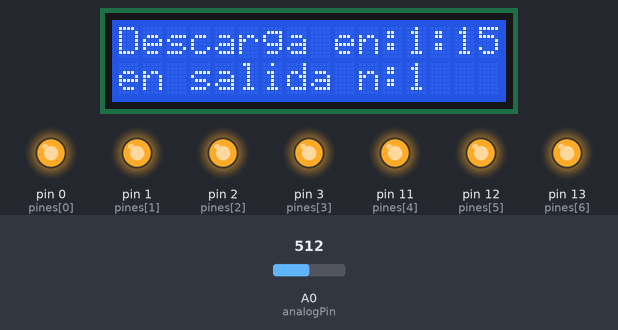
A sketch run on a simulated Arduino Uno, built with avr-gcc and run on an emulated ATmega328P. On the bench: 16×2 character LCD, output pins drawn as LEDs (lit = HIGH). The test bench sets the inputs (shaded band); at power-on: A0 (analogPin) = 512.

Above: at 1.2 s.
1.3 s: A0 (analogPin) set to 55
2.8 s: A0 (analogPin) set to 46
At 5.1 s:
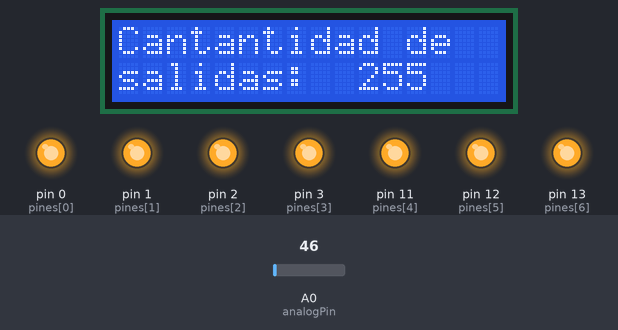
5.9 s: A0 (analogPin) set to 565
At 7.5 s:
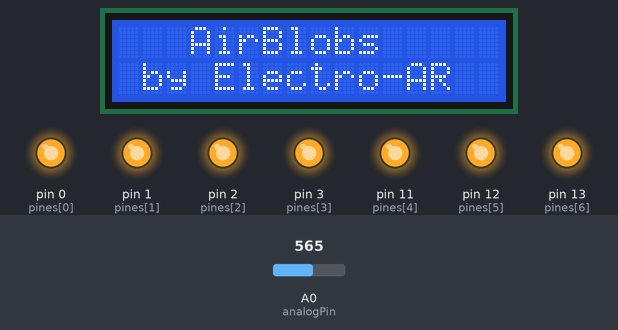
8.2 s: A0 (analogPin) set to 20
At 11.1 s:
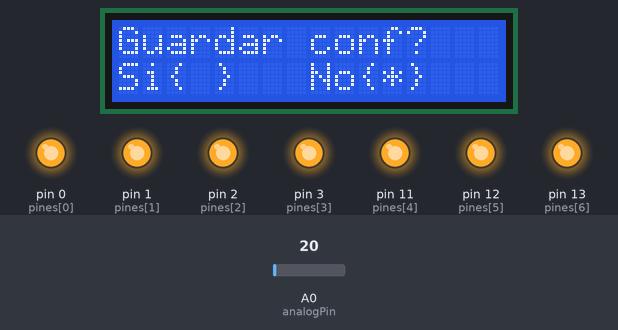
11.3 s: A0 (analogPin) set to 110
At 12.3 s:
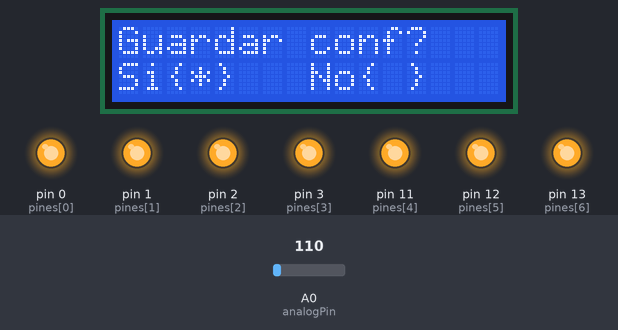
13.0 s: A0 (analogPin) set to 188
14.5 s: A0 (analogPin) set to 204
At 14.9 s:
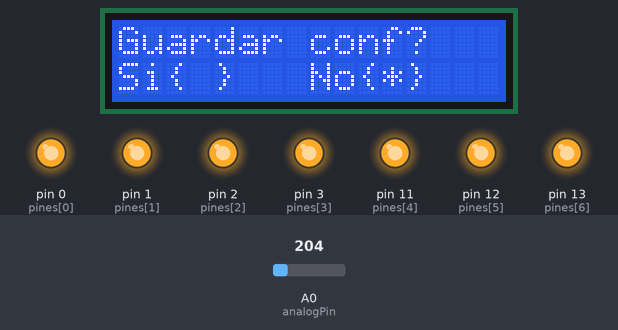
Timing chart, 0 to 17.0 s (numbered marks = the images above; inputs shaded):
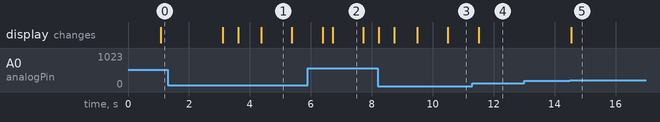

Measured:
- the behaviour switches between 50 and 49 on A0 (analogPin) (found by bisection; images 0 and 1)
- the behaviour switches between 194 and 195 on A0 (analogPin) (found by bisection; images 4 and 5)
- after the input at 1.3 s, every drawn part: stays the same
- after the input at 2.8 s, the display: first changes after 0.31 s (image 1 shows a later state)
- after the input at 5.9 s, the display: first changes after 0.49 s (image 2 shows a later state)
- after the input at 8.2 s, the display: first changes at once (image 3 shows a later state)
- after the input at 11.3 s, the display: changes after 0.21 s (image 4)
- after the input at 13.0 s, every drawn part: stays the same
- after the input at 14.5 s, the display: changes after 0.05 s (image 5)

The sketch:

AirBits.ino
```cpp
#include <LiquidCrystal.h>
#include <EEPROM.h>
#include "header.h"
#include <avr/wdt.h>

LiquidCrystal lcd(8, 9, 4, 5, 6, 7); //LCD pins


config_u configuraciones;
states_u estado = hello;
uint16_t contador;
uint8_t salidas = MIN_OUTPUTS;

void setup() {
  wdt_disable();

  for (int i = 0 ; i <= MAX_OUTPUTS; i++) {
    pinMode(pines [i], OUTPUT);
  }

  for (int i = 0 ; i <= MAX_OUTPUTS; i++) {
    digitalWrite(pines [i], !DRIVEN_STATE);
  }

  lcd.begin(16, 2); //LCD init
  lcd.createChar(0, c1);
  lcd.createChar(1, c2);
  lcd.createChar(2, c3);
  lcd.createChar(3, c4);
  lcd.createChar(4, c5);
  readConfigs(&configuraciones);
  //serialPrintConfigs();        //comentamos esta funcion porque se usan los pines serie como salidas
  wdt_enable(WDTO_4S);
}

void loop() {
  estateMachine(&estado);
  contador = setTimeOut(&configuraciones);

  if (contador == 0) {
    makeItBlink(salidas);
    salidas++;
    if (salidas > configuraciones.outputs) {
      salidas = MIN_OUTPUTS;
    }
    delay(1000);
  }
  wdt_reset();
}

void estateMachine (states_u * estadoP) {

  switch (*estadoP) {
    case hello: printHello();
      delay(500);
      *estadoP = counter;
      break;

    case counter: printCounter();
      delay(500);
      if (readButton(0) == right ) {
        *estadoP = menu_delay;
      }
      break;

    case menu_delay: printDelayEntry();
      delay(500);

      if (readButton(0) == left ) {
        *estadoP = counter;
      }
      if (readButton(0) == right ) {
        *estadoP = menu_pulse;
      }
      break;

    case menu_pulse: printPulseEntry();
      delay(500);
      if (readButton(0) == left ) {
        *estadoP = menu_delay;
      }
      if (readButton(0) == right ) {
        *estadoP = menu_outputs;
      }

      break;

    case menu_outputs: printOutputsEntry();
      delay(500);

      if (readButton(0) == left ) {
        *estadoP = menu_pulse;
      }
      if (readButton(0) == right ) {
        *estadoP = menu_save;
      }
      break;

    case menu_save: bool option = printSaveEntry();
      delay(500);
      if (readButton(0) == left ) {
        *estadoP = menu_outputs;
      }
      if (readButton(0) == select ) {
        if (option) {
          saveConfigs(&configuraciones);
          *estadoP = hello;
          lcd.clear();
          delay(250);
          asm("jmp 0x0000");
        }
        else {
          readConfigs(&configuraciones);
          *estadoP = hello;
          lcd.clear();
          delay(250);
          asm("jmp 0x0000");
        }
      }
      break;
  }
}

//Funciones de control logico
uint8_t readConfigs(config_u *temps) {
  uint16_t delay, pulse;
  delay = (EEPROM.read(delayAddressB0)) + (EEPROM.read(delayAddressB1) << 8);
  pulse = (EEPROM.read(pulseAddressB0)) + (EEPROM.read(pulseAddressB1) << 8);

  temps->delay   = delay;
  temps->pulse   = pulse;
  temps->outputs = EEPROM.read(outputsAddress);
}

uint8_t saveConfigs(config_u *temps) {
  uint8_t delayB0, delayB1, pulseB0, pulseB1;
  delayB0 = temps->delay;
  delayB1 = ((temps->delay) >> 8);

  pulseB0 = temps->pulse;
  pulseB1 = ((temps->pulse) >> 8);

  EEPROM.write(delayAddressB0, delayB0);
  EEPROM.write(delayAddressB1, delayB1);
  EEPROM.write(pulseAddressB0, pulseB0);
  EEPROM.write(pulseAddressB1, pulseB1);
  EEPROM.write(outputsAddress, temps-> outputs);
}

button_u readButton(uint8_t analogPin) {
  uint16_t adc_key_in = analogRead(analogPin);  //Leemos el pin analogico

  if (adc_key_in > 1000) return none;
  if (adc_key_in < 50)   return right;
  if (adc_key_in < 195)  return  up;
  if (adc_key_in < 380)  return  down;
  if (adc_key_in < 555)  return  left;
  if (adc_key_in < 790)  return select;
}

void makeItBlink (uint8_t salida) {
  digitalWrite(pines [salida - 1], DRIVEN_STATE);
  delay(configuraciones.pulse);
  digitalWrite(pines [salida - 1], !DRIVEN_STATE);
}

//Funciones de la pantalla (menus)
void printHello(void) {
  lcd.clear();
  lcd.setCursor(3, 0);  //Cursor culumna/linea
  lcd.print("AirBlobs");
  lcd.setCursor(1, 1);  //Cursor culumna/linea
  lcd.print("by Electro-AR");
  delay(500);
}

void printCounter(void) {
  lcd.clear();
  lcd.setCursor(0, 0);  //Cursor culumna/linea
  lcd.print("Descarga en:");
  lcd.setCursor(12, 0);
  lcd.print(contador / 60 );
  lcd.setCursor(13, 0);
  lcd.print(":");
  lcd.setCursor(14, 0);
  if (contador % 60 == 0) {
    lcd.print("00");
  }
  else {
    lcd.print(contador % 60 );
  }
  lcd.setCursor(0, 1);  //Cursor culumna/linea
  lcd.print("en salida n:");
  lcd.print(salidas);
}

void printDelayEntry(void) {
  static uint16_t counter = configuraciones.delay;
  lcd.clear();
  lcd.noBlink();
  lcd.setCursor(0, 0);
  lcd.print("Tiempo entre");
  lcd.setCursor(0, 1);
  lcd.print("disparos");

  if (readButton(0) == up && counter < MAX_DELAY) {
    counter = counter + 30;
  }
  if (readButton(0) == down && counter > MIN_DELAY ) {
    counter = counter - 30;
  }
  configuraciones.delay = counter;
  lcd.setCursor(10, 1);
  lcd.print(configuraciones.delay / 60 );
  lcd.setCursor(11, 1);
  lcd.print(":");
  lcd.setCursor(12, 1);
  if (configuraciones.delay % 60 == 0) {
    lcd.print("00");
  }
  else {
    lcd.print(configuraciones.delay % 60 );
  }
}

void printPulseEntry(void) {
  static uint16_t counter = configuraciones.pulse;
  lcd.clear();
  lcd.noBlink();
  lcd.setCursor(0, 0);
  lcd.print("Duracion del");
  lcd.setCursor(0, 1);
  lcd.print("disparo:");

  if (readButton(0) == up && counter < MAX_PULSE) {
    counter = counter + 10;
  }
  if (readButton(0) == down && counter > MIN_PULSE ) {
    counter = counter - 10;
  }

  configuraciones.pulse = counter;
  lcd.setCursor(8, 1);
  lcd.print(configuraciones.pulse );
  lcd.setCursor(12, 1);
  lcd.print("ms");
  delay(250);
}

void printOutputsEntry(void) {
  static uint8_t counter = configuraciones.outputs;
  lcd.clear();
  lcd.setCursor(0, 0);  //Cursor culumna/linea
  lcd.print("Cantantidad de");
  lcd.setCursor(0, 1);
  lcd.print("salidas:");

  if (readButton(0) == up && counter < MAX_OUTPUTS) {
    counter++;

  }
  if (readButton(0) == down && counter > MIN_OUTPUTS ) {
    counter--;
  }
  configuraciones.outputs = counter;
  lcd.setCursor(10, 1);
  lcd.print(configuraciones.outputs );
  delay (500);
}

bool printSaveEntry(void) {
  static bool select = false;
  lcd.clear();
  lcd.setCursor(0, 0);
  lcd.print("Guardar conf?");
  lcd.setCursor(0, 1);
  lcd.print("Si{ }   No{ }");
  if (readButton(0) == up) {
    select = true;

  }
  if (readButton(0) == down) {
    select = false;
  }
  if (select) lcd.setCursor(3, 1);
  else lcd.setCursor(11, 1);
  lcd.print("*");
  return select;
}

//Funcion para recolectar los datos de la EEPROM y enviarlos por el serie
void serialPrintConfigs (void) {
  Serial.println(configuraciones.delay);
  Serial.println(configuraciones.pulse);
  Serial.println(configuraciones.outputs);
}

uint16_t setTimeOut(config_u * tempP) {
  static int16_t interval = tempP->delay;
  static uint32_t previousMillis;
  uint32_t currentMillis;

  currentMillis = millis();
  if ((currentMillis) - (previousMillis) > 1000) {
    previousMillis = currentMillis;
    if (interval > 0) {
      interval = interval - 1;
    }
    else {
      interval = tempP->delay;
    }
  }
  return interval;
}
```

header.h
```cpp
#ifndef _HEADER_H
#define _HEADER_H

#define MAX_DELAY 360
#define MIN_DELAY 30

#define MAX_PULSE 1000
#define MIN_PULSE 100

#define MAX_OUTPUTS sizeof(pines)
#define MIN_OUTPUTS 1
#define DRIVEN_STATE LOW


//Definiciones de pines
#define analogPin A0

typedef struct {
  int16_t delay;
  uint16_t pulse;
  uint8_t outputs;
} config_u;

typedef enum {
  right,
  up,
  down,
  left,
  select,
  none
} button_u;

typedef enum {
  hello,
  counter,
  menu_delay,
  menu_pulse,
  menu_outputs,
  menu_save
} states_u;

typedef enum {
  delayAddressB0,
  delayAddressB1,
  pulseAddressB0,
  pulseAddressB1,
  outputsAddress
} eepromAddress_u;

byte c1[8] = {B10000,  B10000,  B10000,  B10000,  B10000,  B10000,  B10000,  B10000};
byte c2[8] = {B11000,  B11000,  B11000,  B11000,  B11000,  B11000,  B11000,  B11000};
byte c3[8] = {B11100,  B11100,  B11100,  B11100,  B11100,  B11100,  B11100,  B11100};
byte c4[8] = {B11110,  B11110,  B11110,  B11110,  B11110,  B11110,  B11110,  B11110};
byte c5[8] = {B11111,  B11111,  B11111,  B11111,  B11111,  B11111,  B11111,  B11111};

uint8_t pines [] = {0, 1, 2, 3, 11, 12, 13}; // Colocar aqui los nuevos pines de salida (solo quedan los analogicos libres)

//Funciones de ccontrol logico
uint8_t readConfigs(config_u*);
uint8_t saveConfigs(config_u*);
button_u readButton( uint8_t );

//Funcion de la maquina de estados
void estateMachine (states_u *);

//Funciones manejadoras de la pantalla
void printHello(void);
void printCounter(void);
void printDelayEntry(void);
void printPulseEntry(void);
void printOutputsEntry(void);
bool printSaveEntry(void);
uint16_t setTimeOut(config_u * );
void serialPrintConfigs(void);
void makeItBlink(uint8_t);


#endif
```
